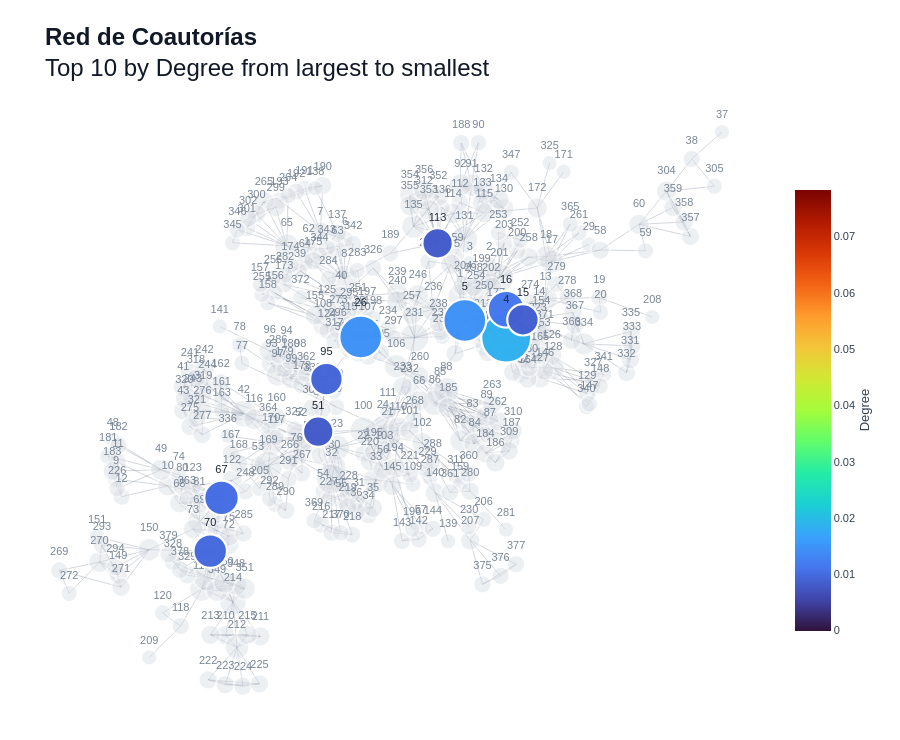

Notebook cell for this chart:
### Code cell
_ = plot_network(G1, metrics, metric="Degree", topk=10, largest_first=True)

### Figure 1 — Plotly figure (JSON) as saved in the notebook; plotly's stock layout.template omitted (floating-point values rounded to 4 significant figures; data arrays with more than 128 entries replaced by an {"elided": "..."} marker saying what was removed)
{"data": [{"hoverinfo": "none", "line": {"color": "rgba(95,110,130,0.35)", "width": 0.8}, "mode": "lines", "showlegend": false, "type": "scatter", "x": {"elided": "2742 float values"}, "y": {"elided": "2742 float values"}}, {"hoverinfo": "text", "hovertext": {"elided": "369 str values"}, "marker": {"color": "#D9DEE5", "line": {"color": "white", "width": 1.8}, "opacity": 0.45, "size": {"elided": "369 float values"}}, "mode": "markers+text", "showlegend": false, "text": {"elided": "369 str values"}, "textfont": {"color": "#7A8797", "family": "Helvetica", "size": 11}, "textposition": "top center", "type": "scatter", "x": {"elided": "369 float values"}, "y": {"elided": "369 float values"}}, {"hoverinfo": "text", "hovertext": ["<b>4</b><br>Degree: 0.0186<br>Eigenvector: 0.0668<br>Katz: 0.0289<br>PageRank: 0.0145<br>Hubs: 0.0668<br>Authorities: 0.0668<br>Closeness: 0.0033<br>Betweenness: 0.0300", "<b>5</b><br>Degree: 0.0148<br>Eigenvector: 0.0575<br>Katz: 0.0254<br>PageRank: 0.0108<br>Hubs: 0.0575<br>Authorities: 0.0575<br>Closeness: 0.0036<br>Betweenness: 0.0494", "<b>16</b><br>Degree: 0.0115<br>Eigenvector: 0.0559<br>Katz: 0.0237<br>PageRank: 0.0083<br>Hubs: 0.0559<br>Authorities: 0.0559<br>Closeness: 0.0031<br>Betweenness: 0.0031", "<b>113</b><br>Degree: 0.0082<br>Eigenvector: 0.0036<br>Katz: 0.0046<br>PageRank: 0.0067<br>Hubs: 0.0036<br>Authorities: 0.0036<br>Closeness: 0.0029<br>Betweenness: 0.0127", "<b>15</b><br>Degree: 0.0088<br>Eigenvector: 0.0413<br>Katz: 0.0179<br>PageRank: 0.0068<br>Hubs: 0.0413<br>Authorities: 0.0413<br>Closeness: 0.0030<br>Betweenness: 0.0109", "<b>26</b><br>Degree: 0.0148<br>Eigenvector: 0.0019<br>Katz: 0.0059<br>PageRank: 0.0162<br>Hubs: 0.0019<br>Authorities: 0.0019<br>Closeness: 0.0040<br>Betweenness: 0.0784", "<b>67</b><br>Degree: 0.0104<br>Eigenvector: 0.0000<br>Katz: 0.0048<br>PageRank: 0.0089<br>Hubs: 0.0000<br>Authorities: 0.0000<br>Closeness: 0.0029<br>Betweenness: 0.0504", "<b>51</b><br>Degree: 0.0082<br>Eigenvector: 0.0001<br>Katz: 0.0043<br>PageRank: 0.0076<br>Hubs: 0.0001<br>Authorities: 0.0001<br>Closeness: 0.0038<br>Betweenness: 0.0681", "<b>95</b><br>Degree: 0.0093<br>Eigenvector: 0.0002<br>Katz: 0.0040<br>PageRank: 0.0092<br>Hubs: 0.0002<br>Authorities: 0.0002<br>Closeness: 0.0039<br>Betweenness: 0.0533", "<b>70</b><br>Degree: 0.0098<br>Eigenvector: 0.0000<br>Katz: 0.0054<br>PageRank: 0.0074<br>Hubs: 0.0000<br>Authorities: 0.0000<br>Closeness: 0.0025<br>Betweenness: 0.0247"], "marker": {"cmax": 0.07836, "cmin": 0, "color": [0.0186, 0.01477, 0.01149, 0.008206, 0.008753, 0.01477, 0.01039, 0.008206, 0.0093, 0.009847], "colorbar": {"bgcolor": "rgba(0,0,0,0)", "borderwidth": 0, "len": 0.72, "outlinewidth": 0, "thickness": 36, "tickfont": {"family": "Helvetica", "size": 11}, "title": {"font": {"family": "Helvetica", "size": 13}, "side": "right", "text": "Degree"}, "x": 1.02, "y": 0.5}, "colorscale": [[0, "#30123b"], [0.07143, "#4145ab"], [0.1429, "#4675ed"], [0.2143, "#39a2fc"], [0.2857, "#1bcfd4"], [0.3571, "#24eca6"], [0.4286, "#61fc6c"], [0.5, "#a4fc3b"], [0.5714, "#d1e834"], [0.6429, "#f3c63a"], [0.7143, "#fe9b2d"], [0.7857, "#f36315"], [0.8571, "#d93806"], [0.9286, "#b11901"], [1, "#7a0402"]], "line": {"color": "white", "width": 2.2}, "opacity": 0.98, "size": [50.0, 42.79, 36.61, 30.42, 31.45, 42.79, 34.55, 30.42, 32.48, 33.52]}, "mode": "markers+text", "showlegend": false, "text": ["4", "5", "16", "113", "15", "26", "67", "51", "95", "70"], "textfont": {"color": "#1F2937", "family": "Helvetica", "size": 11}, "textposition": "top center", "type": "scatter", "x": [0.383, 0.2646, 0.3827, 0.1868, 0.4309, -0.03303, -0.4311, -0.1545, -0.131, -0.4633], "y": [0.1459, 0.2003, 0.236, 0.4454, 0.2025, 0.1479, -0.3631, -0.1529, 0.01435, -0.5325]}], "layout": {"dragmode": "pan", "font": {"color": "#334155", "family": "Helvetica", "size": 12}, "height": 740, "margin": {"b": 10, "l": 10, "r": 130, "t": 90}, "paper_bgcolor": "white", "plot_bgcolor": "white", "title": {"font": {"color": "#111827", "family": "Helvetica", "size": 24}, "text": "<b>Red de Coautorías</b><br>Top 10 by Degree from largest to smallest"}, "xaxis": {"visible": false}, "yaxis": {"visible": false}}}
